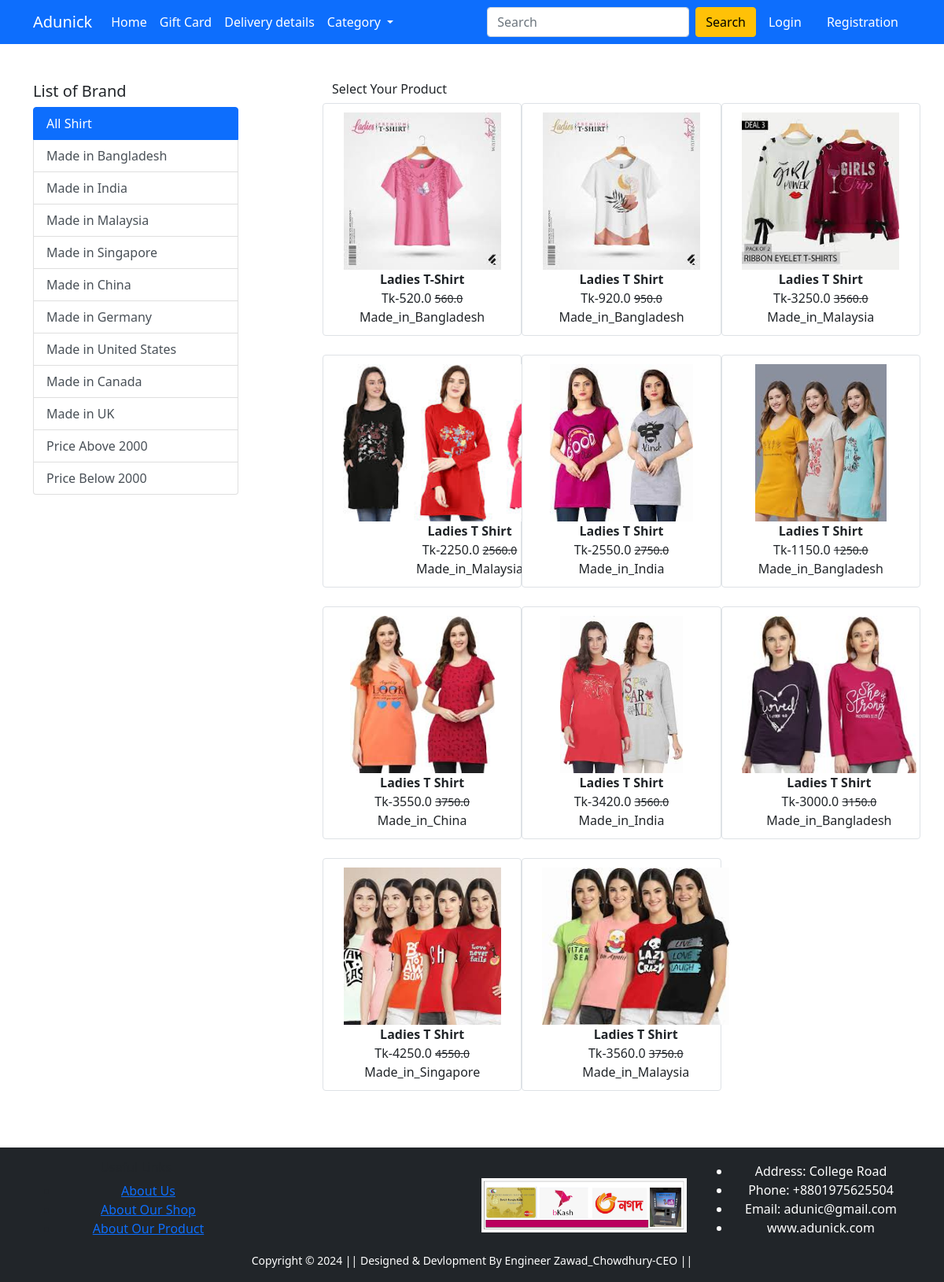
The page /Ladies_T_Shirt/ on the database its author committed.
### Shop/models.py (models this page shows, shortened)
class Product(models.Model):
    title=models.CharField(max_length=100)
    selling_price=models.FloatField()
    discounted_price=models.FloatField()
    description=models.TextField()
    brand=models.CharField(max_length=100)
    category=models.CharField(choices=CATEGORY_CHOICES,max_length=200)
    product_image=models.ImageField(upload_to='product_img')

### Shop/views.py (the view)
# urls.py: path('Ladies_T_Shirt/', views.Ladies_T_Shirt, name='Ladies_T_Shirt'),
def Ladies_T_Shirt(request,data=None):
     if data==None:
          Ladies_T_Shirt=Product.objects.filter(category='LTS')
     elif data=='Made_in_Bangladesh' or data=='Made_in_India' or data=='Made_in_Malaysia' or data=='Made_in_Singapore' or data=='Made_in_China' or data=='Made_in_Germany' or data=='Made_in_United_States' or data=='Made_in_Canada'or data=='Made_in_UK' :
          Ladies_T_Shirt=Product.objects.filter(category='LTS').filter(brand=data)
     elif data=='below':
          Ladies_T_Shirt=Product.objects.filter(category='LTS').filter(discounted_price__lt=2000)
     elif data=='above':
          Ladies_T_Shirt=Product.objects.filter(category='LTS').filter(discounted_price__gt=2000)
     return render(request, 'Shop/Ladies_T_Shirt.html',{'Ladies_T_Shirt':Ladies_T_Shirt})

### Shop/templates/Shop/Ladies_T_Shirt.html (shortened to what this page needs)
{% extends 'Shop/base.html' %}
{% load static %}
{% block main-content %}
<div class="container my-5">
    <div class="row">
        <div class="col-sm-3">
            <h5>List of Brand</h5>
            <div class="list-group">
                <a href="{% url 'Ladies_T_Shirt'%}" class="list-group-item list-group-item-action active" aria-current="true">All Shirt</a>
                <a href="{% url 'Ladies_T_Shirt_item' 'Made_in_Bangladesh' %}" class="list-group-item list-group-item-action" aria-current="True">Made in Bangladesh</a>
                <a href="{% url 'Ladies_T_Shirt_item' 'Made_in_India' %}" class="list-group-item list-group-item-action" aria-current="True">Made in India</a>
                <a href="{% url 'Ladies_T_Shirt_item' 'Made_in_Malaysia' %}" class="list-group-item list-group-item-action" aria-current="True">Made in Malaysia</a>
                <a href="{% url 'Ladies_T_Shirt_item' 'Made_in_Singapore' %}" class="list-group-item list-group-item-action" aria-current="True">Made in Singapore</a>
                <a href="{% url 'Ladies_T_Shirt_item' 'Made_in_China' %}" class="list-group-item list-group-item-action" aria-current="True">Made in China</a>
                <a href="{% url 'Ladies_T_Shirt_item' 'Made_in_Germany' %}" class="list-group-item list-group-item-action" aria-current="True">Made in Germany</a>
                <a href="{% url 'Ladies_T_Shirt_item' 'Made_in_United_States' %}" class="list-group-item list-group-item-action" aria-current="True">Made in United States</a>
                <a href="{% url 'Ladies_T_Shirt_item' 'Made_in_Canada' %}" class="list-group-item list-group-item-action" aria-current="True">Made in Canada</a>
                <a href="{% url 'Ladies_T_Shirt_item' 'Made_in_UK' %}" class="list-group-item list-group-item-action" aria-current="True">Made in UK</a>
                <a href="{% url 'Ladies_T_Shirt_item' 'above' %}" class="list-group-item list-group-item-action" aria-current="True">Price Above 2000</a>
                <a href="{% url 'Ladies_T_Shirt_item' 'below' %}" class="list-group-item list-group-item-action" aria-current="True">Price Below 2000</a>
            </div>
        </div>
        <div class="col-sm-8 offset-sm-1">
            <h6>Select Your Product</h6>
            <div class="row">
                {% for Product in Ladies_T_Shirt %}
                <div class="col-sm-4 text-center mb-4 img-fluid img-thumbnail">
                    <a href="{% url 'product-detail' Product.id %}" class="btn">
                        <div class="item">
                            <img src="{{Product.product_image.url}}" alt="Product Not Available" height="200" class="">
                            <div class="fw-bold">{{Product.title}}</div>
                            <div>Tk-{{Product.discounted_price}}
                                <small class="fw-light text-decoration-line-through">{{Product.selling_price}}</small>
                                <br>
                                {{Product.brand}}
                            </div>
                        </div>
                    </a>
                </div>
                {% endfor %}
            </div>
        </div>
    </div>
</div>
{% endblock main-content %}

### rows shown on the page
Product: product_image (picture), title "Ladies T-Shirt", discounted_price "520.0", selling_price "560.0", brand "Made_in_Bangladesh"
Product: product_image (picture), title "Ladies T Shirt", discounted_price "920.0", selling_price "950.0", brand "Made_in_Bangladesh"
Product: product_image (picture), title "Ladies T Shirt", discounted_price "3250.0", selling_price "3560.0", brand "Made_in_Malaysia"
Product: product_image (picture), title "Ladies T Shirt", discounted_price "2250.0", selling_price "2560.0", brand "Made_in_Malaysia"
Product: product_image (picture), title "Ladies T Shirt", discounted_price "2550.0", selling_price "2750.0", brand "Made_in_India"
Product: product_image (picture), title "Ladies T Shirt", discounted_price "1150.0", selling_price "1250.0", brand "Made_in_Bangladesh"
Product: product_image (picture), title "Ladies T Shirt", discounted_price "3550.0", selling_price "3750.0", brand "Made_in_China"
Product: product_image (picture), title "Ladies T Shirt", discounted_price "3420.0", selling_price "3560.0", brand "Made_in_India"
Product: product_image (picture), title "Ladies T Shirt", discounted_price "3000.0", selling_price "3150.0", brand "Made_in_Bangladesh"
Product: product_image (picture), title "Ladies T Shirt", discounted_price "4250.0", selling_price "4550.0", brand "Made_in_Singapore"
Product: product_image (picture), title "Ladies T Shirt", discounted_price "3560.0", selling_price "3750.0", brand "Made_in_Malaysia"
